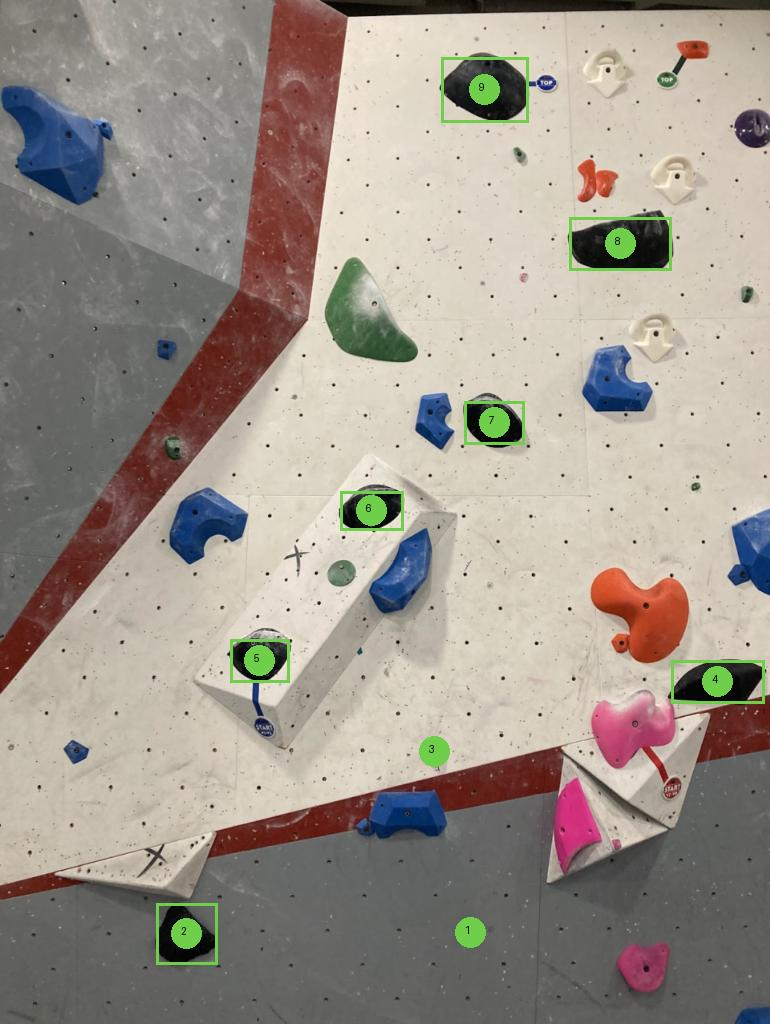

Here is the Python script that generated this plot:
from PIL import Image, ImageDraw
import cv2
import numpy as np

COLOUR_RANGES = {
    "Black":  [(0, 0, 0),      (180, 80, 50)],
    "Blue":   [(90, 50, 50),   (130, 255, 255)],
    "Red":    [(0, 100, 100),  (10, 255, 255)],
    "Green":  [(40, 50, 50),   (80, 255, 255)],
    "Orange": [(10, 100, 100), (25, 255, 255)],
    "Pink":   [(140, 50, 100), (170, 255, 255)],
    "White":  [(0, 0, 180),    (180, 30, 255)],
    "Yellow": [(25, 100, 100), (35, 255, 255)],
    "Purple": [(130, 50, 50),  (160, 255, 255)],
}

def detect_holds_by_colour(image_path, colour, min_area=70):
    cv_image = cv2.imread(image_path)
    hsv = cv2.cvtColor(cv_image, cv2.COLOR_BGR2HSV)

    low, high = COLOUR_RANGES[colour]
    mask = cv2.inRange(hsv, np.array(low), np.array(high))

    # Clean up the mask
    kernel = np.ones((5, 5), np.uint8)
    mask = cv2.morphologyEx(mask, cv2.MORPH_CLOSE, kernel)
    mask = cv2.morphologyEx(mask, cv2.MORPH_OPEN, kernel)

    # Find contours
    contours, _ = cv2.findContours(mask, cv2.RETR_EXTERNAL, cv2.CHAIN_APPROX_SIMPLE)

    pil_image = Image.open(image_path).convert("RGB")
    draw = ImageDraw.Draw(pil_image)

    holds = []
    hold_number = 1

    for contour in contours:
        area = cv2.contourArea(contour)
        if area < min_area:
            continue

        x, y, w, h = cv2.boundingRect(contour)

        if w < 12 or h < 12:
            continue

        if y < cv_image.shape[0] * 0.03:
            continue

        cx, cy = x + w // 2, y + h // 2

        holds.append({"number": hold_number, "x": cx, "y": cy})

        draw.rectangle([x, y, x + w, y + h], outline="#6fcf4a", width=3)
        draw.ellipse([cx-15, cy-15, cx+15, cy+15], fill="#6fcf4a")
        draw.text((cx-5, cy-8), str(hold_number), fill="black")
        hold_number += 1

    pil_image.save("blob_test.jpg")
    print(f"Found {len(holds)} {colour} holds")
    for h in holds:
        print(f"Hold {h['number']}: x={h['x']}, y={h['y']}")

    return holds

detect_holds_by_colour("wall.jpg", "Black")
